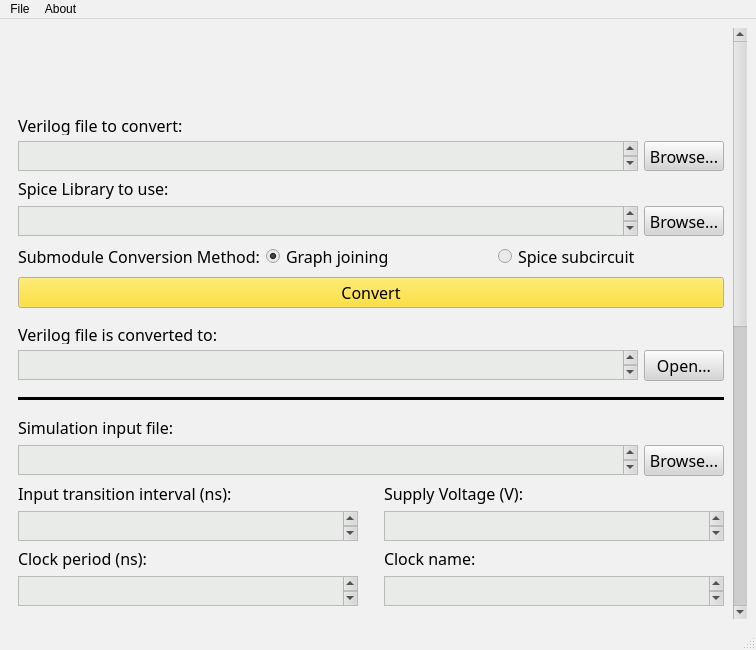
<?xml version="1.0" encoding="UTF-8"?>
<ui version="4.0">
 <class>MainWindow</class>
 <widget class="QMainWindow" name="MainWindow">
  <property name="enabled">
   <bool>true</bool>
  </property>
  <property name="geometry">
   <rect>
    <x>0</x>
    <y>0</y>
    <width>756</width>
    <height>650</height>
   </rect>
  </property>
  <property name="sizePolicy">
   <sizepolicy hsizetype="Preferred" vsizetype="Preferred">
    <horstretch>0</horstretch>
    <verstretch>0</verstretch>
   </sizepolicy>
  </property>
  <property name="minimumSize">
   <size>
    <width>600</width>
    <height>650</height>
   </size>
  </property>
  <property name="maximumSize">
   <size>
    <width>100000</width>
    <height>100000</height>
   </size>
  </property>
  <property name="palette">
   <palette>
    <active>
     <colorrole role="WindowText">
      <brush brushstyle="SolidPattern">
       <color alpha="255">
        <red>0</red>
        <green>0</green>
        <blue>0</blue>
       </color>
      </brush>
     </colorrole>
     <colorrole role="Button">
      <brush brushstyle="SolidPattern">
       <color alpha="255">
        <red>213</red>
        <green>213</green>
        <blue>213</blue>
       </color>
      </brush>
     </colorrole>
     <colorrole role="Base">
      <brush brushstyle="SolidPattern">
       <color alpha="255">
        <red>232</red>
        <green>235</green>
        <blue>232</blue>
       </color>
      </brush>
     </colorrole>
     <colorrole role="Window">
      <brush brushstyle="SolidPattern">
       <color alpha="255">
        <red>241</red>
        <green>241</green>
        <blue>241</blue>
       </color>
      </brush>
     </colorrole>
     <colorrole role="Highlight">
      <brush brushstyle="SolidPattern">
       <color alpha="255">
        <red>250</red>
        <green>214</green>
        <blue>68</blue>
       </color>
      </brush>
     </colorrole>
     <colorrole role="HighlightedText">
      <brush brushstyle="SolidPattern">
       <color alpha="255">
        <red>0</red>
        <green>0</green>
        <blue>0</blue>
       </color>
      </brush>
     </colorrole>
     <colorrole role="ToolTipText">
      <brush brushstyle="SolidPattern">
       <color alpha="255">
        <red>249</red>
        <green>249</green>
        <blue>249</blue>
       </color>
      </brush>
     </colorrole>
    </active>
    <inactive>
     <colorrole role="WindowText">
      <brush brushstyle="SolidPattern">
       <color alpha="255">
        <red>0</red>
        <green>0</green>
        <blue>0</blue>
       </color>
      </brush>
     </colorrole>
     <colorrole role="Button">
      <brush brushstyle="SolidPattern">
       <color alpha="255">
        <red>213</red>
        <green>213</green>
        <blue>213</blue>
       </color>
      </brush>
     </colorrole>
     <colorrole role="Base">
      <brush brushstyle="SolidPattern">
       <color alpha="255">
        <red>232</red>
        <green>235</green>
        <blue>232</blue>
       </color>
      </brush>
     </colorrole>
     <colorrole role="Window">
      <brush brushstyle="SolidPattern">
       <color alpha="255">
        <red>241</red>
        <green>241</green>
        <blue>241</blue>
       </color>
      </brush>
     </colorrole>
     <colorrole role="Highlight">
      <brush brushstyle="SolidPattern">
       <color alpha="255">
        <red>250</red>
        <green>214</green>
        <blue>68</blue>
       </color>
      </brush>
     </colorrole>
     <colorrole role="HighlightedText">
      <brush brushstyle="SolidPattern">
       <color alpha="255">
        <red>0</red>
        <green>0</green>
        <blue>0</blue>
       </color>
      </brush>
     </colorrole>
     <colorrole role="ToolTipText">
      <brush brushstyle="SolidPattern">
       <color alpha="255">
        <red>249</red>
        <green>249</green>
        <blue>249</blue>
       </color>
      </brush>
     </colorrole>
    </inactive>
    <disabled>
     <colorrole role="WindowText">
      <brush brushstyle="SolidPattern">
       <color alpha="255">
        <red>119</red>
        <green>120</green>
        <blue>120</blue>
       </color>
      </brush>
     </colorrole>
     <colorrole role="Button">
      <brush brushstyle="SolidPattern">
       <color alpha="255">
        <red>213</red>
        <green>213</green>
        <blue>213</blue>
       </color>
      </brush>
     </colorrole>
     <colorrole role="Base">
      <brush brushstyle="SolidPattern">
       <color alpha="255">
        <red>241</red>
        <green>241</green>
        <blue>241</blue>
       </color>
      </brush>
     </colorrole>
     <colorrole role="Window">
      <brush brushstyle="SolidPattern">
       <color alpha="255">
        <red>241</red>
        <green>241</green>
        <blue>241</blue>
       </color>
      </brush>
     </colorrole>
     <colorrole role="Highlight">
      <brush brushstyle="SolidPattern">
       <color alpha="255">
        <red>159</red>
        <green>160</green>
        <blue>161</blue>
       </color>
      </brush>
     </colorrole>
     <colorrole role="HighlightedText">
      <brush brushstyle="SolidPattern">
       <color alpha="255">
        <red>0</red>
        <green>0</green>
        <blue>0</blue>
       </color>
      </brush>
     </colorrole>
     <colorrole role="ToolTipText">
      <brush brushstyle="SolidPattern">
       <color alpha="255">
        <red>249</red>
        <green>249</green>
        <blue>249</blue>
       </color>
      </brush>
     </colorrole>
    </disabled>
   </palette>
  </property>
  <property name="acceptDrops">
   <bool>false</bool>
  </property>
  <property name="windowTitle">
   <string>PLODE</string>
  </property>
  <property name="layoutDirection">
   <enum>Qt::LeftToRight</enum>
  </property>
  <widget class="QWidget" name="centralwidget">
   <property name="sizePolicy">
    <sizepolicy hsizetype="Fixed" vsizetype="Fixed">
     <horstretch>0</horstretch>
     <verstretch>0</verstretch>
    </sizepolicy>
   </property>
   <layout class="QGridLayout" name="gridLayout">
    <item row="0" column="0">
     <widget class="QScrollArea" name="scrollArea">
      <property name="minimumSize">
       <size>
        <width>0</width>
        <height>100</height>
       </size>
      </property>
      <property name="font">
       <font>
        <family>KerkisSans</family>
        <pointsize>12</pointsize>
        <weight>50</weight>
        <bold>false</bold>
       </font>
      </property>
      <property name="frameShape">
       <enum>QFrame::NoFrame</enum>
      </property>
      <property name="widgetResizable">
       <bool>true</bool>
      </property>
      <widget class="QWidget" name="scrollAreaWidgetContents">
       <property name="geometry">
        <rect>
         <x>0</x>
         <y>-245</y>
         <width>724</width>
         <height>1273</height>
        </rect>
       </property>
       <layout class="QVBoxLayout" name="verticalLayout">
        <item>
         <widget class="QLabel" name="label_5">
          <property name="sizePolicy">
           <sizepolicy hsizetype="Preferred" vsizetype="Preferred">
            <horstretch>0</horstretch>
            <verstretch>0</verstretch>
           </sizepolicy>
          </property>
          <property name="palette">
           <palette>
            <active>
             <colorrole role="Base">
              <brush brushstyle="SolidPattern">
               <color alpha="255">
                <red>172</red>
                <green>172</green>
                <blue>163</blue>
               </color>
              </brush>
             </colorrole>
             <colorrole role="Window">
              <brush brushstyle="SolidPattern">
               <color alpha="255">
                <red>217</red>
                <green>225</green>
                <blue>239</blue>
               </color>
              </brush>
             </colorrole>
            </active>
            <inactive>
             <colorrole role="Base">
              <brush brushstyle="SolidPattern">
               <color alpha="255">
                <red>172</red>
                <green>172</green>
                <blue>163</blue>
               </color>
              </brush>
             </colorrole>
             <colorrole role="Window">
              <brush brushstyle="SolidPattern">
               <color alpha="255">
                <red>217</red>
                <green>225</green>
                <blue>239</blue>
               </color>
              </brush>
             </colorrole>
            </inactive>
            <disabled>
             <colorrole role="Base">
              <brush brushstyle="SolidPattern">
               <color alpha="255">
                <red>217</red>
                <green>225</green>
                <blue>239</blue>
               </color>
              </brush>
             </colorrole>
             <colorrole role="Window">
              <brush brushstyle="SolidPattern">
               <color alpha="255">
                <red>217</red>
                <green>225</green>
                <blue>239</blue>
               </color>
              </brush>
             </colorrole>
            </disabled>
           </palette>
          </property>
          <property name="font">
           <font>
            <family>Manjari</family>
            <pointsize>40</pointsize>
            <weight>50</weight>
            <bold>false</bold>
            <kerning>true</kerning>
           </font>
          </property>
          <property name="frameShape">
           <enum>QFrame::NoFrame</enum>
          </property>
          <property name="frameShadow">
           <enum>QFrame::Sunken</enum>
          </property>
          <property name="lineWidth">
           <number>5</number>
          </property>
          <property name="text">
           <string/>
          </property>
          <property name="textFormat">
           <enum>Qt::PlainText</enum>
          </property>
          <property name="pixmap">
           <pixmap resource="Resources/Resources.qrc">:/images/plode-big.png</pixmap>
          </property>
          <property name="scaledContents">
           <bool>false</bool>
          </property>
          <property name="alignment">
           <set>Qt::AlignCenter</set>
          </property>
         </widget>
        </item>
        <item>
         <layout class="QGridLayout" name="gridLayout_2"/>
        </item>
        <item>
         <layout class="QVBoxLayout" name="fileSelection">
          <property name="sizeConstraint">
           <enum>QLayout::SetFixedSize</enum>
          </property>
          <item>
           <layout class="QVBoxLayout" name="verticalLayout_2">
            <property name="sizeConstraint">
             <enum>QLayout::SetFixedSize</enum>
            </property>
            <item>
             <widget class="QLabel" name="label">
              <property name="minimumSize">
               <size>
                <width>0</width>
                <height>0</height>
               </size>
              </property>
              <property name="maximumSize">
               <size>
                <width>16777215</width>
                <height>20</height>
               </size>
              </property>
              <property name="text">
               <string>Verilog file to convert:</string>
              </property>
             </widget>
            </item>
            <item>
             <layout class="QHBoxLayout" name="horizontalLayout_4">
              <item>
               <widget class="QTextEdit" name="textEdit">
                <property name="sizePolicy">
                 <sizepolicy hsizetype="Expanding" vsizetype="Preferred">
                  <horstretch>0</horstretch>
                  <verstretch>0</verstretch>
                 </sizepolicy>
                </property>
                <property name="minimumSize">
                 <size>
                  <width>0</width>
                  <height>0</height>
                 </size>
                </property>
                <property name="maximumSize">
                 <size>
                  <width>16777215</width>
                  <height>30</height>
                 </size>
                </property>
               </widget>
              </item>
              <item>
               <widget class="QPushButton" name="browseButton">
                <property name="minimumSize">
                 <size>
                  <width>0</width>
                  <height>30</height>
                 </size>
                </property>
                <property name="text">
                 <string>Browse...</string>
                </property>
               </widget>
              </item>
             </layout>
            </item>
            <item>
             <widget class="QLabel" name="label_6">
              <property name="text">
               <string>Spice Library to use:</string>
              </property>
             </widget>
            </item>
            <item>
             <layout class="QHBoxLayout" name="horizontalLayout_6">
              <item>
               <widget class="QTextEdit" name="spiceLibraryDirPath">
                <property name="minimumSize">
                 <size>
                  <width>0</width>
                  <height>30</height>
                 </size>
                </property>
               </widget>
              </item>
              <item>
               <widget class="QPushButton" name="spiceLibBrowseButton">
                <property name="minimumSize">
                 <size>
                  <width>0</width>
                  <height>30</height>
                 </size>
                </property>
                <property name="text">
                 <string>Browse...</string>
                </property>
               </widget>
              </item>
             </layout>
            </item>
            <item>
             <layout class="QHBoxLayout" name="horizontalLayout_2">
              <property name="sizeConstraint">
               <enum>QLayout::SetFixedSize</enum>
              </property>
             </layout>
            </item>
            <item>
             <layout class="QHBoxLayout" name="horizontalLayout">
              <item>
               <widget class="QLabel" name="submoduleconversionlabel">
                <property name="text">
                 <string>Submodule Conversion Method:</string>
                </property>
               </widget>
              </item>
              <item>
               <widget class="QRadioButton" name="graphJoining">
                <property name="text">
                 <string>Graph joining </string>
                </property>
                <property name="checked">
                 <bool>true</bool>
                </property>
               </widget>
              </item>
              <item>
               <widget class="QRadioButton" name="spiceSubcircuiting">
                <property name="text">
                 <string>Spice subcircuit</string>
                </property>
               </widget>
              </item>
             </layout>
            </item>
           </layout>
          </item>
          <item>
           <widget class="QPushButton" name="convertButton">
            <property name="minimumSize">
             <size>
              <width>0</width>
              <height>0</height>
             </size>
            </property>
            <property name="palette">
             <palette>
              <active>
               <colorrole role="Button">
                <brush brushstyle="SolidPattern">
                 <color alpha="255">
                  <red>255</red>
                  <green>218</green>
                  <blue>8</blue>
                 </color>
                </brush>
               </colorrole>
              </active>
              <inactive>
               <colorrole role="Button">
                <brush brushstyle="SolidPattern">
                 <color alpha="255">
                  <red>255</red>
                  <green>218</green>
                  <blue>8</blue>
                 </color>
                </brush>
               </colorrole>
              </inactive>
              <disabled>
               <colorrole role="Button">
                <brush brushstyle="SolidPattern">
                 <color alpha="255">
                  <red>255</red>
                  <green>239</green>
                  <blue>161</blue>
                 </color>
                </brush>
               </colorrole>
              </disabled>
             </palette>
            </property>
            <property name="text">
             <string>Convert</string>
            </property>
           </widget>
          </item>
         </layout>
        </item>
        <item>
         <spacer name="verticalSpacer">
          <property name="orientation">
           <enum>Qt::Vertical</enum>
          </property>
          <property name="sizeType">
           <enum>QSizePolicy::MinimumExpanding</enum>
          </property>
          <property name="sizeHint" stdset="0">
           <size>
            <width>20</width>
            <height>10</height>
           </size>
          </property>
         </spacer>
        </item>
        <item>
         <layout class="QVBoxLayout" name="verticalLayout_5">
          <item>
           <widget class="QLabel" name="label_2">
            <property name="sizePolicy">
             <sizepolicy hsizetype="Preferred" vsizetype="Preferred">
              <horstretch>0</horstretch>
              <verstretch>0</verstretch>
             </sizepolicy>
            </property>
            <property name="maximumSize">
             <size>
              <width>16777215</width>
              <height>20</height>
             </size>
            </property>
            <property name="text">
             <string>Verilog file is converted to:</string>
            </property>
           </widget>
          </item>
          <item>
           <layout class="QHBoxLayout" name="horizontalLayout_16">
            <item>
             <widget class="QTextEdit" name="textEdit_2">
              <property name="sizePolicy">
               <sizepolicy hsizetype="Expanding" vsizetype="Preferred">
                <horstretch>0</horstretch>
                <verstretch>0</verstretch>
               </sizepolicy>
              </property>
              <property name="maximumSize">
               <size>
                <width>16777215</width>
                <height>30</height>
               </size>
              </property>
             </widget>
            </item>
            <item>
             <widget class="QPushButton" name="convertedFileOpen">
              <property name="text">
               <string>Open...</string>
              </property>
             </widget>
            </item>
           </layout>
          </item>
         </layout>
        </item>
        <item>
         <spacer name="verticalSpacer_7">
          <property name="orientation">
           <enum>Qt::Vertical</enum>
          </property>
          <property name="sizeType">
           <enum>QSizePolicy::MinimumExpanding</enum>
          </property>
          <property name="sizeHint" stdset="0">
           <size>
            <width>20</width>
            <height>10</height>
           </size>
          </property>
         </spacer>
        </item>
        <item>
         <widget class="Line" name="line_4">
          <property name="frameShadow">
           <enum>QFrame::Plain</enum>
          </property>
          <property name="lineWidth">
           <number>3</number>
          </property>
          <property name="midLineWidth">
           <number>0</number>
          </property>
          <property name="orientation">
           <enum>Qt::Horizontal</enum>
          </property>
         </widget>
        </item>
        <item>
         <spacer name="verticalSpacer_8">
          <property name="orientation">
           <enum>Qt::Vertical</enum>
          </property>
          <property name="sizeType">
           <enum>QSizePolicy::MinimumExpanding</enum>
          </property>
          <property name="sizeHint" stdset="0">
           <size>
            <width>20</width>
            <height>10</height>
           </size>
          </property>
         </spacer>
        </item>
        <item>
         <layout class="QVBoxLayout" name="runSimulation">
          <property name="sizeConstraint">
           <enum>QLayout::SetFixedSize</enum>
          </property>
          <item>
           <layout class="QVBoxLayout" name="simulationParameters">
            <property name="sizeConstraint">
             <enum>QLayout::SetFixedSize</enum>
            </property>
            <item>
             <widget class="QLabel" name="simulationInputFileLabel">
              <property name="text">
               <string>Simulation input file:</string>
              </property>
             </widget>
            </item>
            <item>
             <layout class="QHBoxLayout" name="horizontalLayout_7">
              <item>
               <widget class="QTextEdit" name="simulationInputFilePath">
                <property name="maximumSize">
                 <size>
                  <width>16777215</width>
                  <height>30</height>
                 </size>
                </property>
               </widget>
              </item>
              <item>
               <widget class="QPushButton" name="browseSimulationInputButton">
                <property name="text">
                 <string>Browse...</string>
                </property>
               </widget>
              </item>
             </layout>
            </item>
            <item>
             <layout class="QHBoxLayout" name="horizontalLayout_9"/>
            </item>
            <item>
             <layout class="QHBoxLayout" name="horizontalLayout_12">
              <item>
               <layout class="QVBoxLayout" name="verticalLayout_8">
                <item>
                 <widget class="QLabel" name="label_7">
                  <property name="text">
                   <string>Input transition interval (ns):</string>
                  </property>
                 </widget>
                </item>
                <item>
                 <widget class="QTextEdit" name="time">
                  <property name="maximumSize">
                   <size>
                    <width>16777215</width>
                    <height>30</height>
                   </size>
                  </property>
                 </widget>
                </item>
               </layout>
              </item>
              <item>
               <spacer name="horizontalSpacer">
                <property name="orientation">
                 <enum>Qt::Horizontal</enum>
                </property>
                <property name="sizeType">
                 <enum>QSizePolicy::Minimum</enum>
                </property>
                <property name="sizeHint" stdset="0">
                 <size>
                  <width>20</width>
                  <height>10</height>
                 </size>
                </property>
               </spacer>
              </item>
              <item>
               <layout class="QVBoxLayout" name="verticalLayout_9">
                <item>
                 <widget class="QLabel" name="label_8">
                  <property name="text">
                   <string>Supply Voltage (V):        </string>
                  </property>
                 </widget>
                </item>
                <item>
                 <widget class="QTextEdit" name="supplyvoltage">
                  <property name="maximumSize">
                   <size>
                    <width>16777215</width>
                    <height>30</height>
                   </size>
                  </property>
                 </widget>
                </item>
               </layout>
              </item>
             </layout>
            </item>
            <item>
             <layout class="QHBoxLayout" name="horizontalLayout_18">
              <item>
               <layout class="QVBoxLayout" name="clockPeriod">
                <item>
                 <widget class="QLabel" name="clockPeriodLabel">
                  <property name="text">
                   <string>Clock period (ns):</string>
                  </property>
                 </widget>
                </item>
                <item>
                 <widget class="QTextEdit" name="clockPeriodTextEdit">
                  <property name="maximumSize">
                   <size>
                    <width>16777215</width>
                    <height>30</height>
                   </size>
                  </property>
                 </widget>
                </item>
               </layout>
              </item>
              <item>
               <spacer name="horizontalSpacer_3">
                <property name="orientation">
                 <enum>Qt::Horizontal</enum>
                </property>
                <property name="sizeType">
                 <enum>QSizePolicy::Minimum</enum>
                </property>
                <property name="sizeHint" stdset="0">
                 <size>
                  <width>20</width>
                  <height>20</height>
                 </size>
                </property>
               </spacer>
              </item>
              <item>
               <layout class="QVBoxLayout" name="verticalLayout_4">
                <item>
                 <widget class="QLabel" name="clockNameLabel">
                  <property name="text">
                   <string>Clock name:</string>
                  </property>
                 </widget>
                </item>
                <item>
                 <widget class="QTextEdit" name="clockNameTextEdit">
                  <property name="maximumSize">
                   <size>
                    <width>16777215</width>
                    <height>30</height>
                   </size>
                  </property>
                 </widget>
                </item>
               </layout>
              </item>
             </layout>
            </item>
            <item>
             <layout class="QHBoxLayout" name="horizontalLayout_11"/>
            </item>
           </layout>
          </item>
          <item>
           <spacer name="verticalSpacer_9">
            <property name="orientation">
             <enum>Qt::Vertical</enum>
            </property>
            <property name="sizeType">
             <enum>QSizePolicy::MinimumExpanding</enum>
            </property>
            <property name="sizeHint" stdset="0">
             <size>
              <width>20</width>
              <height>10</height>
             </size>
            </property>
           </spacer>
          </item>
          <item>
           <layout class="QHBoxLayout" name="simulationOptions">
            <item>
             <widget class="QLabel" name="SimulationOptionsLabel">
              <property name="text">
               <string>Simulation Options:</string>
              </property>
             </widget>
            </item>
            <item>
             <widget class="QPushButton" name="addOptionButton">
              <property name="text">
               <string>+ Add Option </string>
              </property>
             </widget>
            </item>
           </layout>
          </item>
          <item>
           <layout class="QVBoxLayout" name="simulationOptionValues"/>
          </item>
          <item>
           <layout class="QHBoxLayout" name="horizontalLayout_3">
            <property name="sizeConstraint">
             <enum>QLayout::SetFixedSize</enum>
            </property>
           </layout>
          </item>
         </layout>
        </item>
        <item>
         <spacer name="verticalSpacer_3">
          <property name="orientation">
           <enum>Qt::Vertical</enum>
          </property>
          <property name="sizeType">
           <enum>QSizePolicy::MinimumExpanding</enum>
          </property>
          <property name="sizeHint" stdset="0">
           <size>
            <width>20</width>
            <height>10</height>
           </size>
          </property>
         </spacer>
        </item>
        <item>
         <widget class="QPushButton" name="runSimButton">
          <property name="enabled">
           <bool>false</bool>
          </property>
          <property name="palette">
           <palette>
            <active>
             <colorrole role="Button">
              <brush brushstyle="SolidPattern">
               <color alpha="255">
                <red>255</red>
                <green>218</green>
                <blue>8</blue>
               </color>
              </brush>
             </colorrole>
            </active>
            <inactive>
             <colorrole role="Button">
              <brush brushstyle="SolidPattern">
               <color alpha="255">
                <red>255</red>
                <green>218</green>
                <blue>8</blue>
               </color>
              </brush>
             </colorrole>
            </inactive>
            <disabled>
             <colorrole role="Button">
              <brush brushstyle="SolidPattern">
               <color alpha="255">
                <red>255</red>
                <green>239</green>
                <blue>161</blue>
               </color>
              </brush>
             </colorrole>
            </disabled>
           </palette>
          </property>
          <property name="text">
           <string>Run Simulation</string>
          </property>
         </widget>
        </item>
        <item>
         <spacer name="verticalSpacer_2">
          <property name="orientation">
           <enum>Qt::Vertical</enum>
          </property>
          <property name="sizeType">
           <enum>QSizePolicy::MinimumExpanding</enum>
          </property>
          <property name="sizeHint" stdset="0">
           <size>
            <width>20</width>
            <height>10</height>
           </size>
          </property>
         </spacer>
        </item>
        <item>
         <widget class="Line" name="line_6">
          <property name="frameShadow">
           <enum>QFrame::Plain</enum>
          </property>
          <property name="lineWidth">
           <number>3</number>
          </property>
          <property name="orientation">
           <enum>Qt::Horizontal</enum>
          </property>
         </widget>
        </item>
        <item>
         <spacer name="verticalSpacer_4">
          <property name="orientation">
           <enum>Qt::Vertical</enum>
          </property>
          <property name="sizeType">
           <enum>QSizePolicy::MinimumExpanding</enum>
          </property>
          <property name="sizeHint" stdset="0">
           <size>
            <width>20</width>
            <height>10</height>
           </size>
          </property>
         </spacer>
        </item>
        <item>
         <layout class="QVBoxLayout" name="simulationFiles">
          <property name="sizeConstraint">
           <enum>QLayout::SetFixedSize</enum>
          </property>
          <item>
           <layout class="QVBoxLayout" name="verticalLayout_7">
            <property name="sizeConstraint">
             <enum>QLayout::SetFixedSize</enum>
            </property>
            <item>
             <widget class="QLabel" name="label_3">
              <property name="maximumSize">
               <size>
                <width>16777215</width>
                <height>20</height>
               </size>
              </property>
              <property name="text">
               <string>Current simulation result file:</string>
              </property>
             </widget>
            </item>
            <item>
             <layout class="QHBoxLayout" name="horizontalLayout_14">
              <item>
               <widget class="QTextEdit" name="textEdit_3">
                <property name="sizePolicy">
                 <sizepolicy hsizetype="Expanding" vsizetype="Preferred">
                  <horstretch>0</horstretch>
                  <verstretch>0</verstretch>
                 </sizepolicy>
                </property>
                <property name="maximumSize">
                 <size>
                  <width>16777215</width>
                  <height>30</height>
                 </size>
                </property>
                <property name="html">
                 <string>&lt;!DOCTYPE HTML PUBLIC &quot;-//W3C//DTD HTML 4.0//EN&quot; &quot;http://www.w3.org/TR/REC-html40/strict.dtd&quot;&gt;
&lt;html&gt;&lt;head&gt;&lt;meta name=&quot;qrichtext&quot; content=&quot;1&quot; /&gt;&lt;style type=&quot;text/css&quot;&gt;
p, li { white-space: pre-wrap; }
&lt;/style&gt;&lt;/head&gt;&lt;body style=&quot; font-family:'KerkisSans'; font-size:12pt; font-weight:400; font-style:normal;&quot;&gt;
&lt;p style=&quot;-qt-paragraph-type:empty; margin-top:0px; margin-bottom:0px; margin-left:0px; margin-right:0px; -qt-block-indent:0; text-indent:0px; font-family:'Ubuntu'; font-size:11pt;&quot;&gt;&lt;br /&gt;&lt;/p&gt;&lt;/body&gt;&lt;/html&gt;</string>
                </property>
               </widget>
              </item>
              <item>
               <widget class="QPushButton" name="currentSimFileOpen">
                <property name="text">
                 <string>Open...</string>
                </property>
               </widget>
              </item>
             </layout>
            </item>
            <item>
             <widget class="QPushButton" name="powerSimButton">
              <property name="enabled">
               <bool>false</bool>
              </property>
              <property name="palette">
               <palette>
                <active>
                 <colorrole role="Button">
                  <brush brushstyle="SolidPattern">
                   <color alpha="255">
                    <red>255</red>
                    <green>218</green>
                    <blue>8</blue>
                   </color>
                  </brush>
                 </colorrole>
                </active>
                <inactive>
                 <colorrole role="Button">
                  <brush brushstyle="SolidPattern">
                   <color alpha="255">
                    <red>255</red>
                    <green>218</green>
                    <blue>8</blue>
                   </color>
                  </brush>
                 </colorrole>
                </inactive>
                <disabled>
                 <colorrole role="Button">
                  <brush brushstyle="SolidPattern">
                   <color alpha="255">
                    <red>255</red>
                    <green>239</green>
                    <blue>161</blue>
                   </color>
                  </brush>
                 </colorrole>
                </disabled>
               </palette>
              </property>
              <property name="text">
               <string>Plot Power Graph</string>
              </property>
             </widget>
            </item>
            <item>
             <layout class="QVBoxLayout" name="voltageSimulationFile">
              <item>
               <layout class="QHBoxLayout" name="horizontalLayout_13"/>
              </item>
             </layout>
            </item>
            <item>
             <widget class="QLabel" name="label_15">
              <property name="text">
               <string>Logic results file:</string>
              </property>
             </widget>
            </item>
            <item>
             <layout class="QHBoxLayout" name="horizontalLayout_17">
              <item>
               <widget class="QTextEdit" name="logicResultFilePath">
                <property name="maximumSize">
                 <size>
                  <width>16777215</width>
                  <height>30</height>
                 </size>
                </property>
               </widget>
              </item>
              <item>
               <widget class="QPushButton" name="logicResultFileOpen">
                <property name="text">
                 <string>Open...</string>
                </property>
               </widget>
              </item>
             </layout>
            </item>
            <item>
             <layout class="QHBoxLayout" name="horizontalLayout_15">
              <item>
               <widget class="QLabel" name="label_14">
                <property name="minimumSize">
                 <size>
                  <width>0</width>
                  <height>0</height>
                 </size>
                </property>
                <property name="maximumSize">
                 <size>
                  <width>70</width>
                  <height>16777215</height>
                 </size>
                </property>
                <property name="text">
                 <string>Output:</string>
                </property>
               </widget>
              </item>
              <item>
               <widget class="QComboBox" name="outputDropdown">
                <property name="maximumSize">
                 <size>
                  <width>16777215</width>
                  <height>16777215</height>
                 </size>
                </property>
                <property name="maxVisibleItems">
                 <number>10</number>
                </property>
               </widget>
              </item>
              <item>
               <spacer name="horizontalSpacer_2">
                <property name="orientation">
                 <enum>Qt::Horizontal</enum>
                </property>
                <property name="sizeType">
                 <enum>QSizePolicy::Maximum</enum>
                </property>
                <property name="sizeHint" stdset="0">
                 <size>
                  <width>15</width>
                  <height>20</height>
                 </size>
                </property>
               </spacer>
              </item>
              <item>
               <widget class="QPushButton" name="voltageSimButton">
                <property name="enabled">
                 <bool>false</bool>
                </property>
                <property name="maximumSize">
                 <size>
                  <width>350</width>
                  <height>16777215</height>
                 </size>
                </property>
                <property name="palette">
                 <palette>
                  <active>
                   <colorrole role="Button">
                    <brush brushstyle="SolidPattern">
                     <color alpha="255">
                      <red>255</red>
                      <green>218</green>
                      <blue>8</blue>
                     </color>
                    </brush>
                   </colorrole>
                  </active>
                  <inactive>
                   <colorrole role="Button">
                    <brush brushstyle="SolidPattern">
                     <color alpha="255">
                      <red>255</red>
                      <green>218</green>
                      <blue>8</blue>
                     </color>
                    </brush>
                   </colorrole>
                  </inactive>
                  <disabled>
                   <colorrole role="Button">
                    <brush brushstyle="SolidPattern">
                     <color alpha="255">
                      <red>255</red>
                      <green>239</green>
                      <blue>161</blue>
                     </color>
                    </brush>
                   </colorrole>
                  </disabled>
                 </palette>
                </property>
                <property name="text">
                 <string>Analyze &amp;&amp; Plot Logic / Delay</string>
                </property>
               </widget>
              </item>
             </layout>
            </item>
           </layout>
          </item>
         </layout>
        </item>
        <item>
         <spacer name="verticalSpacer_5">
          <property name="orientation">
           <enum>Qt::Vertical</enum>
          </property>
          <property name="sizeType">
           <enum>QSizePolicy::MinimumExpanding</enum>
          </property>
          <property name="sizeHint" stdset="0">
           <size>
            <width>20</width>
            <height>10</height>
           </size>
          </property>
         </spacer>
        </item>
        <item>
         <widget class="Line" name="line_3">
          <property name="frameShadow">
           <enum>QFrame::Plain</enum>
          </property>
          <property name="lineWidth">
           <number>3</number>
          </property>
          <property name="orientation">
           <enum>Qt::Horizontal</enum>
          </property>
         </widget>
        </item>
        <item>
         <spacer name="verticalSpacer_6">
          <property name="orientation">
           <enum>Qt::Vertical</enum>
          </property>
          <property name="sizeType">
           <enum>QSizePolicy::MinimumExpanding</enum>
          </property>
          <property name="sizeHint" stdset="0">
           <size>
            <width>20</width>
            <height>10</height>
           </size>
          </property>
         </spacer>
        </item>
        <item>
         <layout class="QVBoxLayout" name="expectedResultsArea">
          <item>
           <widget class="QLabel" name="label_9">
            <property name="text">
             <string>Expected result file:</string>
            </property>
           </widget>
          </item>
          <item>
           <layout class="QHBoxLayout" name="horizontalLayout_5">
            <item>
             <widget class="QTextEdit" name="expectedResultFilePath">
              <property name="maximumSize">
               <size>
                <width>16777215</width>
                <height>30</height>
               </size>
              </property>
             </widget>
            </item>
            <item>
             <widget class="QPushButton" name="expectedResultFileBrowse">
              <property name="text">
               <string>Browse...</string>
              </property>
             </widget>
            </item>
           </layout>
          </item>
          <item>
           <widget class="QPushButton" name="compareResultsButton">
            <property name="palette">
             <palette>
              <active>
               <colorrole role="Button">
                <brush brushstyle="SolidPattern">
                 <color alpha="255">
                  <red>255</red>
                  <green>218</green>
                  <blue>8</blue>
                 </color>
                </brush>
               </colorrole>
              </active>
              <inactive>
               <colorrole role="Button">
                <brush brushstyle="SolidPattern">
                 <color alpha="255">
                  <red>255</red>
                  <green>218</green>
                  <blue>8</blue>
                 </color>
                </brush>
               </colorrole>
              </inactive>
              <disabled>
               <colorrole role="Button">
                <brush brushstyle="SolidPattern">
                 <color alpha="255">
                  <red>255</red>
                  <green>239</green>
                  <blue>161</blue>
                 </color>
                </brush>
               </colorrole>
              </disabled>
             </palette>
            </property>
            <property name="text">
             <string>Compare Results</string>
            </property>
           </widget>
          </item>
         </layout>
        </item>
        <item>
         <spacer name="verticalSpacer_10">
          <property name="orientation">
           <enum>Qt::Vertical</enum>
          </property>
          <property name="sizeType">
           <enum>QSizePolicy::MinimumExpanding</enum>
          </property>
          <property name="sizeHint" stdset="0">
           <size>
            <width>20</width>
            <height>10</height>
           </size>
          </property>
         </spacer>
        </item>
        <item>
         <layout class="QVBoxLayout" name="verticalLayout_3">
          <item>
           <layout class="QHBoxLayout" name="horizontalLayout_8">
            <item>
             <widget class="QLabel" name="label_10">
              <property name="text">
               <string>Total results:</string>
              </property>
             </widget>
            </item>
            <item>
             <widget class="QLineEdit" name="totalResultValue"/>
            </item>
            <item>
             <widget class="QLabel" name="label_11">
              <property name="text">
               <string>Correct Results:</string>
              </property>
             </widget>
            </item>
            <item>
             <widget class="QLineEdit" name="correctResultValue"/>
            </item>
            <item>
             <widget class="QLabel" name="label_12">
              <property name="text">
               <string>Wrong Results:</string>
              </property>
             </widget>
            </item>
            <item>
             <widget class="QLineEdit" name="wrongResultValue"/>
            </item>
           </layout>
          </item>
          <item>
           <spacer name="verticalSpacer_11">
            <property name="orientation">
             <enum>Qt::Vertical</enum>
            </property>
            <property name="sizeType">
             <enum>QSizePolicy::MinimumExpanding</enum>
            </property>
            <property name="sizeHint" stdset="0">
             <size>
              <width>20</width>
              <height>10</height>
             </size>
            </property>
           </spacer>
          </item>
          <item>
           <widget class="QLabel" name="label_13">
            <property name="text">
             <string>Result difference file:</string>
            </property>
           </widget>
          </item>
          <item>
           <layout class="QHBoxLayout" name="horizontalLayout_10">
            <item>
             <widget class="QTextEdit" name="resultDifferenceFilePath">
              <property name="maximumSize">
               <size>
                <width>16777215</width>
                <height>30</height>
               </size>
              </property>
             </widget>
            </item>
            <item>
             <widget class="QPushButton" name="resultDifferenceFileOpen">
              <property name="text">
               <string>Open...</string>
              </property>
             </widget>
            </item>
           </layout>
          </item>
         </layout>
        </item>
       </layout>
      </widget>
     </widget>
    </item>
   </layout>
  </widget>
  <widget class="QMenuBar" name="menubar">
   <property name="geometry">
    <rect>
     <x>0</x>
     <y>0</y>
     <width>756</width>
     <height>22</height>
    </rect>
   </property>
   <widget class="QMenu" name="menuVerilogToSpiceConverter">
    <property name="title">
     <string>File</string>
    </property>
    <addaction name="actionExit"/>
   </widget>
   <widget class="QMenu" name="menuAbout">
    <property name="title">
     <string>About</string>
    </property>
    <addaction name="actionAbout_Vetsco"/>
   </widget>
   <addaction name="menuVerilogToSpiceConverter"/>
   <addaction name="menuAbout"/>
  </widget>
  <widget class="QStatusBar" name="statusbar"/>
  <action name="actionExit">
   <property name="checkable">
    <bool>false</bool>
   </property>
   <property name="text">
    <string>Exit</string>
   </property>
   <property name="menuRole">
    <enum>QAction::TextHeuristicRole</enum>
   </property>
  </action>
  <action name="actionAbout_Vetsco">
   <property name="text">
    <string>About Plode...</string>
   </property>
  </action>
 </widget>
 <resources>
  <include location="Resources/Resources.qrc"/>
 </resources>
 <connections/>
</ui>
